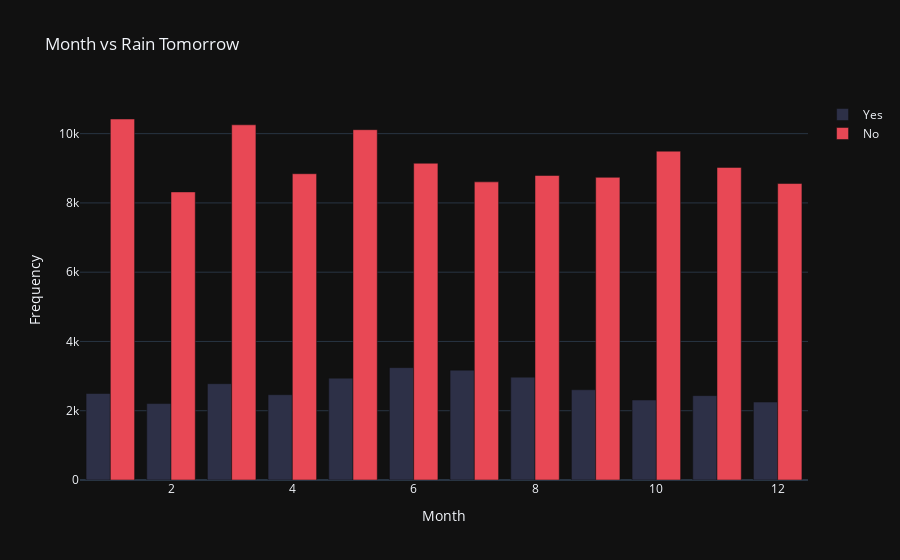

Notebook code cell kept with this figure:
### Markdown cell above
### Month Analysis

### Code cell
month = df_clean['Month']
year_rain_ds['month'] = month
month_rain_ds = year_rain_ds.drop('year', axis=1)
month_yes = month_rain_ds[month_rain_ds['rain_tommorow'] == 'Yes']
month_no = month_rain_ds[month_rain_ds['rain_tommorow'] == 'No']

fig = go.Figure()
fig.add_trace(go.Bar(x=month_yes['month'].value_counts().keys(), 
                     y=month_yes['month'].value_counts(), 
                     name='Yes', marker=dict(color='#2D3047')))
fig.add_trace(go.Bar(x=month_no['month'].value_counts().keys(), 
                     y=month_no['month'].value_counts(), 
                     name='No', marker=dict(color='#E84855')))
fig.update_layout(title="Month vs Rain Tomorrow", template = "plotly_dark", xaxis=dict(
    title="Month"
), yaxis=dict(
    title='Frequency'
))

### Figure 1 — Plotly figure (JSON) as saved in the notebook; plotly's stock layout.template omitted (floating-point values rounded to 4 significant figures)
{"data": [{"marker": {"color": "#2D3047"}, "name": "Yes", "type": "bar", "x": [6, 7, 8, 5, 3, 9, 1, 4, 11, 10, 12, 2], "y": [3244, 3171, 2970, 2941, 2781, 2606, 2498, 2463, 2436, 2310, 2250, 2207]}, {"marker": {"color": "#E84855"}, "name": "No", "type": "bar", "x": [1, 3, 5, 10, 6, 11, 4, 8, 9, 7, 12, 2], "y": [10423, 10255, 10114, 9494, 9145, 9025, 8843, 8792, 8739, 8608, 8560, 8318]}], "layout": {"title": {"text": "Month vs Rain Tomorrow"}, "xaxis": {"title": {"text": "Month"}}, "yaxis": {"title": {"text": "Frequency"}}}}
